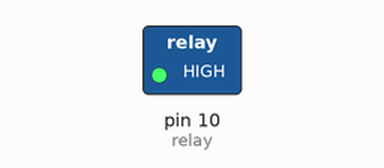
This sketch was run on a simulated Arduino Uno, built with avr-gcc and run on an emulated ATmega328P. On the bench: switched loads named in the sketch (green lamp = pin HIGH). Dashed ring = blinking.

Above: at 0.2 s.
Timing chart, 0 to 3.0 s (numbered marks = the images above):
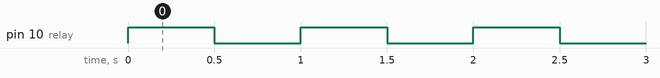

Measured:
- by itself, pin 10 (relay): alternates HIGH for 0.50 s and LOW for 0.50 s

The sketch:

led_blink_relay.ino
```cpp
int relay = 10;

void setup() {
  // put your setup code here, to run once:
  pinMode(relay, OUTPUT);
}

void loop() {
  // put your main code here, to run repeatedly:
  digitalWrite(relay, HIGH);
  delay(500);
  digitalWrite(relay, LOW);
  delay(500);

}
```
